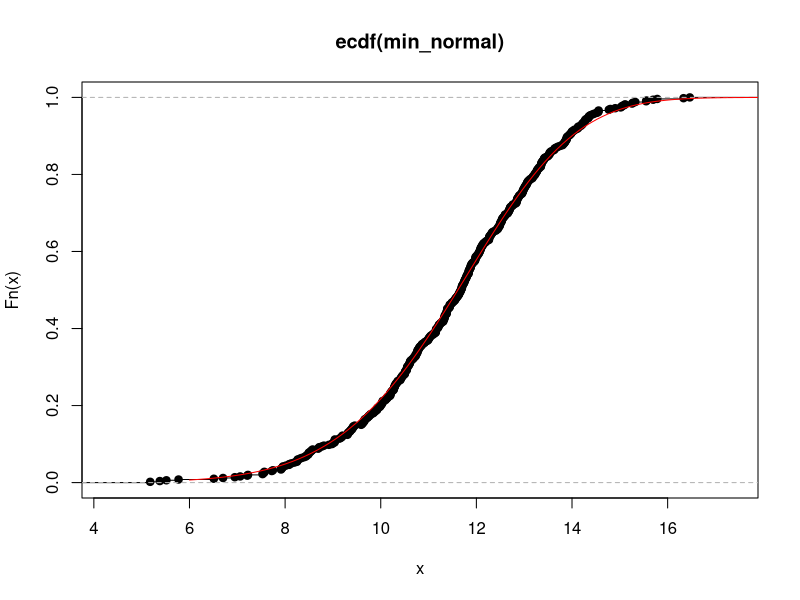

This chart was generated by the following R code:
# simulate n random observations from a normal distribution and take the minimum

#'
#' https://stats.stackexchange.com/questions/220/how-is-the-minimum-of-a-set-of-iid-random-variables-distributed
#'
#' tried to calculate the derivative of the minium
#'
rand_normal <- replicate(500, rnorm(5, mean = 15, sd = 3))

min_normal <- apply(rand_normal, 2, min)

plot(ecdf(min_normal))

curve(1 - (1 - pnorm(x, mean = 15, sd = 3))^5, xlim = c(6, 18), add = TRUE, col = "red")


pdf_min <- function(x, n, mean, sd){
  n * (1 - pnorm(x, mean = mean, sd = sd))*(n-1)*dnorm(x, mean = mean, sd = sd)
}

curve(pdf_min(x, 5, 15, 3)*500, xlim = c(0, 40), add = TRUE)

?pnorm

#' https://en.wikipedia.org/wiki/Generalized_extreme_value_distribution

